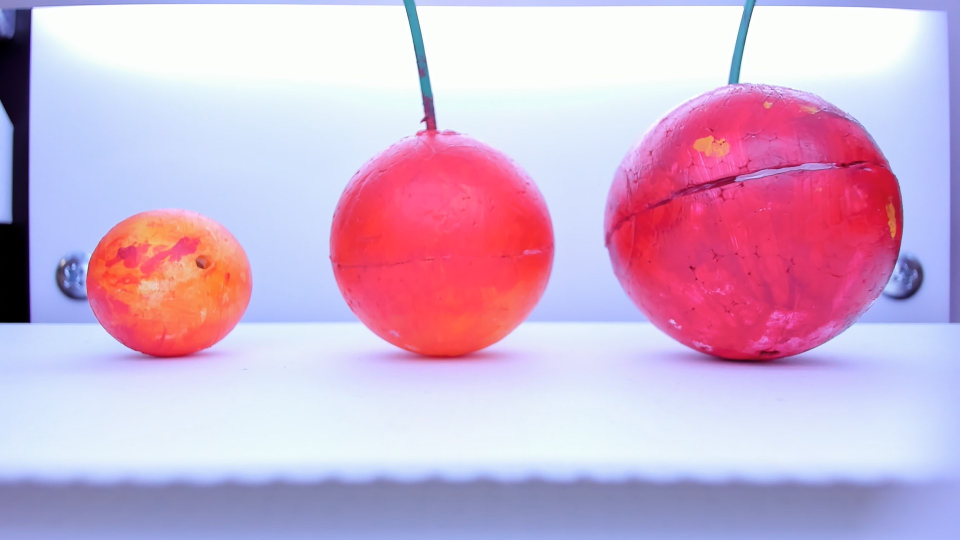
#> input picture hane_shu_toku.jpg, 1920 x 1080 px (shown at 1/2 size)
$ python size_indification_test2.py
#> lines starting #> are read from the running program, lines starting #| are printed output that depends on the picture; after the words box and inside, x2 and y2 are one past the last pixel; in counts of white or black regions, pixels touching at a corner belong together
### picture.py
import os
os.environ["OPENCV_VIDEOIO_MSMF_ENABLE_HW_TRANSFORMS"] = "0"
import cv2
import numpy as np
import copy
import math

class picture():

    # ---------------------------------------------------------------

    use_masked_img = False

    # box+文字の色
    result_color_toku = (0, 0, 255)
    result_color_shu = (0, 165, 255)
    result_color_hane = (0, 255, 255)
    char_color = (0,0,0)
    size_guide_color = (255,0,0)

    # 文字サイズ
    fontscale = 1

    # 画素ずれ余裕(さくらんぼ領域-hsv抽出領域)
    area_offset = 50

    # 画素ずれ余裕(さくらんぼ位置引き継ぎ時x座標)
    continuity_x_offset = 30

    # hsv抽出範
    # サンプル果実用
    cherry_hsv_min = [145, 0, 0]
    cherry_hsv_max = [30, 255, 255]
    tokushu_hsv_min = [152, 120, 0]
    tokushu_hsv_max = [170, 255, 200]
    shu_hsv_min = [160, 168, 170]
    shu_hsv_max = [178, 255, 255]
    hane_hsv_min = [177, 0, 0]
    hane_hsv_max = [17, 255, 255]
    flower_pattern_hsv_min = [90, 50, 150]
    flower_pattern_hsv_max = [100, 255, 210]

    # [5 lines of commented-out code are left out]

    flower_area_min = 50

    # ---------------------------------------------------------------

    # リスト参照用
    H = 0
    S = 1
    V = 2

    cherry_infos = []
    old_cherry_infos = []

    original = None

    # hsv値域
    hsv_min = 0
    h_max = 179
    sv_max = 255

    def __init__(self, num, width, height, area_min=50000):
#> further down, pic.original is the input picture: shape (1080, 1920, 3); mean B, G, R 208, 177.4, 207.9
        self.num = num
        self.width = width
        self.height = height
        self.area_min = area_min
        pass

    # カメラ初期化, 設定
    # [6 lines left out: function cam_set, not called in this run]

    # カメラファイナライズ
    def cam_release(self):
        self.capture.release()

    # 画像取得+さくらんぼ領域取得
    # [6 lines left out: function get_img, not called in this run]

    # さくらんぼ領域取得
    def get_cherry_area(self, area_min):

        self.cherry_mask, self.masked_cherry, self.stats_cherry = self.detection(self.cherry_hsv_min, self.cherry_hsv_max, area_min = area_min)
        self.pic = {"original":self.original,
                    "cherry mask":self.cherry_mask,
                    "toku mask":None,
                    "shu mask":None,
                    "hane mask":None,
                    "flower pattern mask":None,
                    "masked cherry":self.masked_cherry,
                    "masked toku":None,
                    "masked shu":None,
                    "masked hane":None,
                    "masked flower pattern":None}

        self.old_cherry_infos = self.cherry_infos
        self.cherry_infos = []

        # さくらんぼ情報取得 (果実位置情報)
        self.cherry_label_infos = self.label_info(self.stats_cherry)
        for cherry_label_info in self.cherry_label_infos:

            # データ格納
            cherry_info = { "left":cherry_label_info["left"],
                            "right":cherry_label_info["right"],
                            "top":cherry_label_info["top"],
                            "bottom":cherry_label_info["bottom"],
                            "center_x":int(cherry_label_info["center_x"]),
                            "center_y":int(cherry_label_info["center_y"]),
                            "width":cherry_label_info["right"]-cherry_label_info["left"],
                            "height":cherry_label_info["bottom"]-cherry_label_info["top"],
                            "toku_area":0,
                            "shu_area":0,
                            "hane_area":0,
                            "grade":"",
                            "Floral_base_x":None,
                            "Floral_base_y":None,
                            "diameter_edge1_x":None,
                            "diameter_edge1_y":None,
                            "diameter_edge2_x":None,
                            "diameter_edge2_y":None,
                            "diameter_pixel":None,
                            "size":"",
                            "centered":False}

            # 位置情報の引き継ぎ
            for old_cherry_info in self.old_cherry_infos:
                if old_cherry_info["left"]-self.continuity_x_offset<cherry_info["center_x"] and cherry_info["center_x"]<old_cherry_info["right"]+self.continuity_x_offset:
                    cherry_info["centered"] = old_cherry_info["centered"]
                    cherry_info["grade"] = old_cherry_info["grade"]
                    cherry_info["size"] = old_cherry_info["size"]

            self.cherry_infos.append(cherry_info)

    # 花柄領域取得
    def get_flower_pattern_area(self, area_min):
        self.flower_pattern_mask, self.masked_flower_pattern, self.stats_flower_pattern = self.detection(self.flower_pattern_hsv_min, self.flower_pattern_hsv_max, area_min = area_min)
        self.pic["flower pattern mask"] = self.flower_pattern_mask
        self.pic["masked flower pattern"] = self.masked_flower_pattern

    # 赤道径取得
    def get_diameter(self):
        self.get_flower_pattern_area(self.flower_area_min)

        for cherry_info in self.cherry_infos:

            # 花柄輪郭抽出
            contours, hierarchy = cv2.findContours(self.flower_pattern_mask, cv2.RETR_EXTERNAL, cv2.CHAIN_APPROX_SIMPLE)

            # 果実中心座標
            cherry_x = int(cherry_info["center_x"])
            cherry_y = int(cherry_info["center_y"])

            # 果実中心ー花柄根本 最短距離計算→根本座標取得
            floral_base_dist_min = None
            floral_base_x = None
            floral_base_y = None
            for contour in contours:
                for floral_outline_xy in contour:
                    x2 = floral_outline_xy[0][0]
                    y2 = floral_outline_xy[0][1]
                    d = math.sqrt((x2 - cherry_x) ** 2 + (y2 - cherry_y) ** 2)
                    if floral_base_dist_min is None or d < floral_base_dist_min:
                        floral_base_dist_min = d
                        floral_base_x = x2
                        floral_base_y = y2
            # print(floral_base_x, floral_base_y)

            # 花柄根本座標が遠すぎる場合は花柄無しとする
            if floral_base_dist_min is None or cherry_info["width"]*1.5 < floral_base_dist_min:
                continue
            cherry_info["Floral_base_x"] = floral_base_x
            cherry_info["Floral_base_y"] = floral_base_y

            # 赤道線(マスク用)1次関数計算
            if floral_base_x==cherry_x:     # ゼロ除算回避
                a=0
            else:
                a = (floral_base_y - cherry_y)/(floral_base_x - cherry_x)
                if a==0:
                    a=math.inf
                else:
                    a = -(1/a)

            if a==math.inf or a==np.inf:    # 赤道径が縦線の場合
                d=cherry_info["height"]
                cherry_info["diameter_edge1_x"] = int(cherry_info["center_x"])
                cherry_info["diameter_edge1_y"] = int(cherry_info["top"])
                cherry_info["diameter_edge2_x"] = int(cherry_info["center_x"])
                cherry_info["diameter_edge2_y"] = int(cherry_info["bottom"])

            else:   # その他(基本こっち)

                b = cherry_y - a*cherry_x
                pt1_x = int(cherry_info["left"] - cherry_info["width"]*0.1)
                pt1_y = int(a * pt1_x + b)
                pt2_x = int(cherry_info["right"] + cherry_info["width"]*0.1)
                pt2_y = int(a * pt2_x + b)

                # 赤道線マスク画像生成
                height, width, channels = self.original.shape[:3]
                mask=np.zeros((height,width),dtype=np.uint8)
                equator_mask = copy.copy(self.cherry_mask)
                cv2.line(mask, (pt1_x, pt1_y), (pt2_x, pt2_y), 255, 1, cv2.LINE_4)
                equator_mask[mask==0] = [0]

                # 赤道径(pixel)取得
                contours, hierarchy = cv2.findContours(equator_mask, cv2.RETR_TREE, cv2.CHAIN_APPROX_SIMPLE)
                area_max_num = 0
                for i in range(len(contours)):
                    if cv2.contourArea(contours[area_max_num]) < cv2.contourArea(contours[i]):
                        area_max_num = i
                rect = cv2.minAreaRect(contours[i])
                box = cv2.boxPoints(rect)
                pt1_x=box[0][0]
                pt1_y=box[0][1]
                pt2_x=box[1][0]
                pt2_y=box[1][1]
                pt3_x=box[2][0]
                pt3_y=box[2][1]
                d12 = math.sqrt((pt2_x - pt1_x) ** 2 + (pt2_y - pt1_y) ** 2)
                d13 = math.sqrt((pt3_x - pt1_x) ** 2 + (pt3_y - pt1_y) ** 2)

                if d13 < d12:
                    d=d12
                    cherry_info["diameter_edge2_x"] = int(pt2_x)
                    cherry_info["diameter_edge2_y"] = int(pt2_y)
                else:
                    d=d13
                    cherry_info["diameter_edge2_x"] = int(pt3_x)
                    cherry_info["diameter_edge2_y"] = int(pt3_y)

                cherry_info["diameter_edge1_x"] = int(pt1_x)
                cherry_info["diameter_edge1_y"] = int(pt1_y)

            cherry_info["diameter_pixel"] = d

    # 等級色の取得
    # [35 lines left out: function get_grade_color_area, not called in this run]

    # 結果の描画
    def draw_result(self, box=True, text=True, size_guide=True):
        # 表示用画像
        self.output_img = copy.copy(self.original)

        # ボックス+識別結果描画
        for c_info in self.cherry_infos:

            color = (0,0,0)
            if c_info["grade"]=="tokushu":
                color = self.result_color_toku
            if c_info["grade"]=="shu":
                color = self.result_color_shu
            if c_info["grade"]=="hanedashi":
                color = self.result_color_hane

            if text==True:
                cv2.putText(self.output_img,
                            text="{}".format(c_info["size"]),
                            # text="{} {}".format(c_info["grade"], c_info["size"]),
                            org=(c_info["left"], c_info["top"]-10),
                            fontFace=cv2.FONT_HERSHEY_SIMPLEX,
                            fontScale=self.fontscale,
                            color=self.char_color,
                            thickness=4,
                            lineType=cv2.LINE_4)
            if box==True:
                LeftTop = (c_info["left"], c_info["top"])
                RightButtom = (c_info["right"], c_info["bottom"])
                cv2.rectangle(self.output_img, LeftTop, RightButtom, color, thickness=5)

            if size_guide==True and c_info["diameter_pixel"] is not None:
                cv2.circle(self.output_img,center=(c_info["center_x"],c_info["center_y"]),radius=10,color=self.size_guide_color,thickness=-1)
                cv2.circle(self.output_img,center=(c_info["Floral_base_x"],c_info["Floral_base_y"]),radius=10,color=self.size_guide_color,thickness=3)
                cv2.line(self.output_img, (c_info["center_x"], c_info["center_y"]), (c_info["Floral_base_x"],c_info["Floral_base_y"]), self.size_guide_color, 3, cv2.LINE_4)
                cv2.line(self.output_img, (c_info["diameter_edge1_x"], c_info["diameter_edge1_y"]), (c_info["diameter_edge2_x"], c_info["diameter_edge2_y"]), self.size_guide_color, 3, cv2.LINE_4)

        return self.output_img

    # 色領域取得
    def detection(self, range_min, range_max, area_min=None):
        mask, masked_img = self.mask(self.original, range_min, range_max)
        retval, labels, stats, centroids = cv2.connectedComponentsWithStats(mask)
        del_list = [0]
        if area_min != None:
            for i, row in enumerate(stats):
                if row[cv2.CC_STAT_AREA] < area_min:
                    del_list.append(i)
                    mask[labels==i] = 0
        stats = np.delete(stats, del_list, 0)
        if self.use_masked_img == True:
            masked_img[mask==0] = [0,0,0]
        else:
            masked_img = None
        return mask, masked_img, stats

    # hsv指定範囲でマスク処理
    def mask(self, img, range_min, range_max):
        hsv = cv2.cvtColor(img, cv2.COLOR_BGR2HSV)
#> hsv: shape (1080, 1920, 3); mean H, S, V 112.9, 75.2, 236.5
        hsv_range_min_1, hsv_range_max_1, hsv_range_min_2, hsv_range_max_2 = self.consider_distant_range(range_min, range_max)
        mask1 = cv2.inRange(hsv, hsv_range_min_1, hsv_range_max_1)
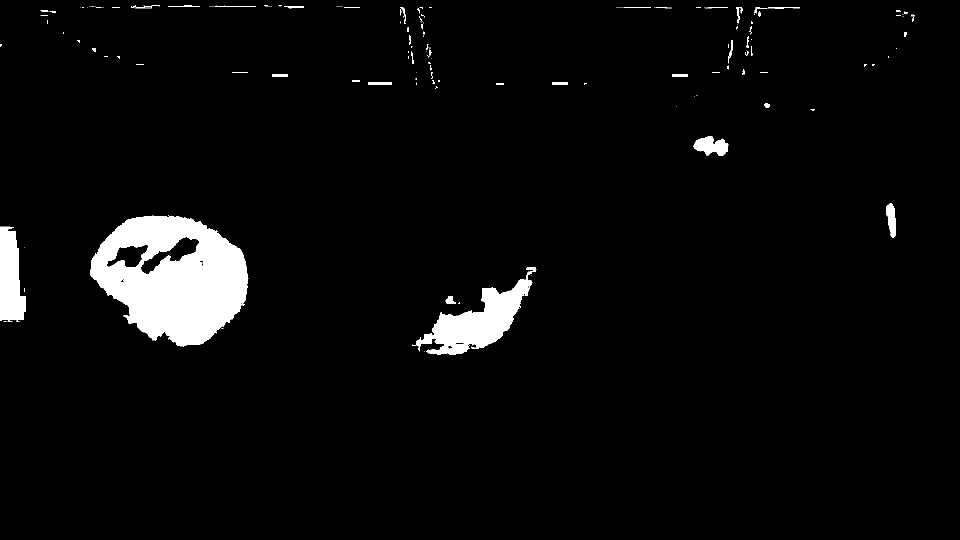
#> mask1: shape (1080, 1920) (shown at 1/2 size); 4% white; 180 white regions (120 under 20 px), largest, box (x1, y1, x2, y2) and area: (180, 431, 497, 693) 53928, (832, 534, 1072, 710) 15028, (0, 453, 52, 642) 7414
        mask2 = cv2.inRange(hsv, hsv_range_min_2, hsv_range_max_2)
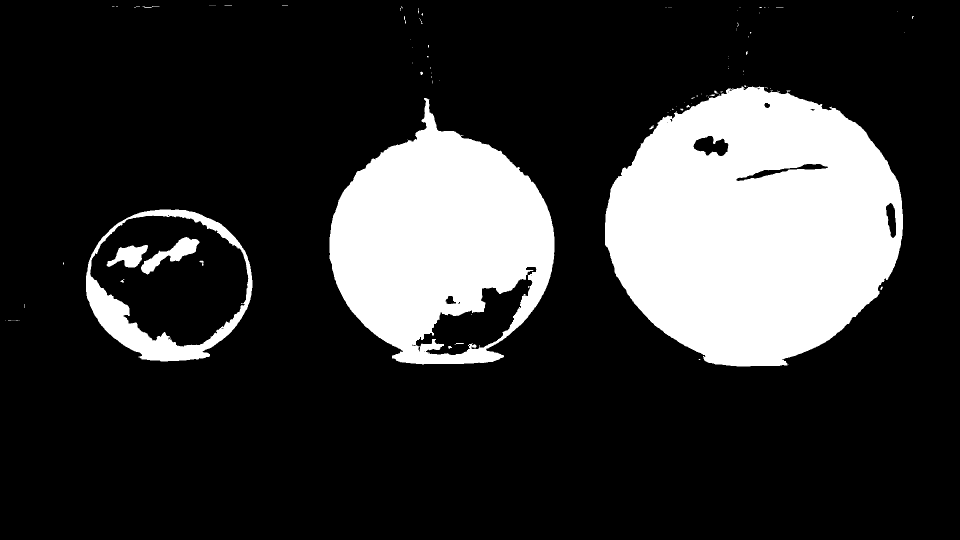
#> mask2: shape (1080, 1920) (shown at 1/2 size); 20.2% white; 120 white regions (103 under 20 px), largest, box (x1, y1, x2, y2) and area: (1210, 173, 1806, 733) 247236, (659, 196, 1109, 729) 146337, (172, 419, 505, 723) 19972
        mask = mask1 + mask2
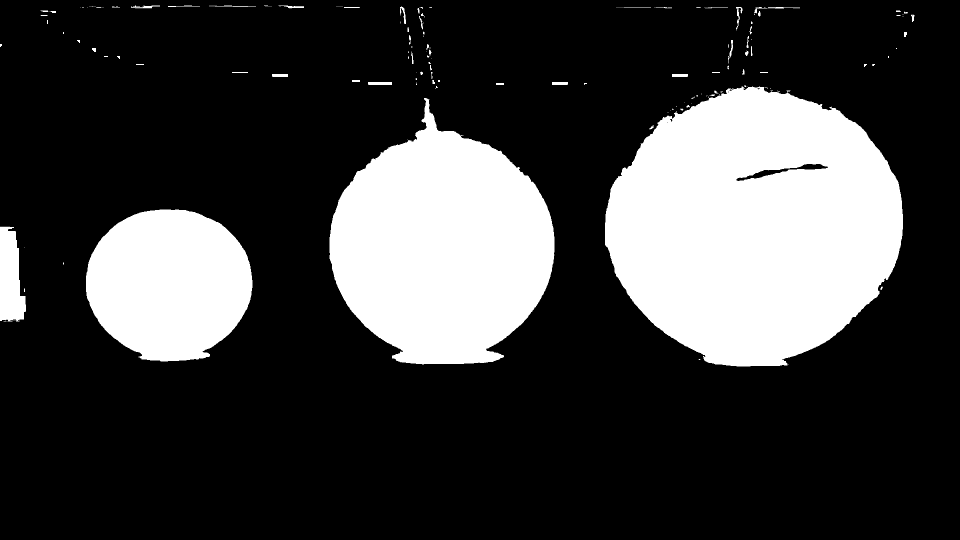
#> mask: shape (1080, 1920) (shown at 1/2 size); 24.2% white; 187 white regions (123 under 20 px), largest, box (x1, y1, x2, y2) and area: (1210, 173, 1806, 733) 250055, (659, 196, 1109, 729) 161699, (172, 419, 505, 723) 78996
        if self.use_masked_img == True:
            masked_img = cv2.bitwise_and(img, img, mask=mask)
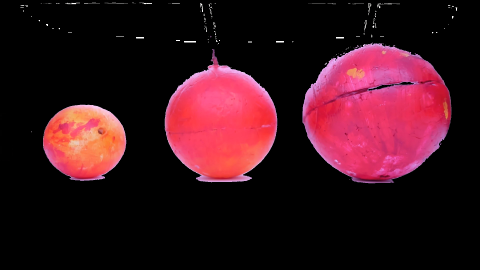
#> masked_img: shape (1080, 1920, 3) (shown at 1/4 size); mean B, G, R 27.3, 18.9, 55.4
        else:
            masked_img = None
        return mask, masked_img

    # hsv抽出範囲取得 (バンドカット対応)
    def consider_distant_range(self, range_min, range_max):

        h_min_1, h_max_1, h_min_2, h_max_2 = self.single_range(self.hsv_min, self.h_max, range_min[self.H], range_max[self.H])
        s_min_1, s_max_1, s_min_2, s_max_2 = self.single_range(self.hsv_min, self.sv_max, range_min[self.S], range_max[self.S])
        v_min_1, v_max_1, v_min_2, v_max_2 = self.single_range(self.hsv_min, self.sv_max, range_min[self.V], range_max[self.V])
        hsv_range_1_min = np.array([h_min_1, s_min_1, v_min_1])
        hsv_range_1_max = np.array([h_max_1, s_max_1, v_max_1])
        hsv_range_2_min = np.array([h_min_2, s_min_2, v_min_2])
        hsv_range_2_max = np.array([h_max_2, s_max_2, v_max_2])
        return hsv_range_1_min, hsv_range_1_max, hsv_range_2_min, hsv_range_2_max

    # h,s,v 単体抽出範囲取得 (バンドカット対応)
    def single_range(self, range_min, range_max, min, max):

        if min <= max:
            min_1 = min
            max_1 = max
            min_2 = min
            max_2 = max

        elif max < min:
            min_1 = range_min
            max_1 = max
            min_2 = min
            max_2 = range_max

        return min_1, max_1, min_2, max_2

    # ラベリング結果をリストで返す
    def label_info(self, stats):
        info = []
        for i, row in enumerate(stats):
            left = row[cv2.CC_STAT_LEFT]
            width = row[cv2.CC_STAT_WIDTH]
            top = row[cv2.CC_STAT_TOP]
            height = row[cv2.CC_STAT_HEIGHT]
            area = row[cv2.CC_STAT_AREA]
            right = left + width
            bottom = top+height
            center_x = left + width/2
            center_y = top + height/2
            info.append({"left":left, "right":right, "top":top, "bottom":bottom, "center_x":center_x, "center_y":center_y, "area":area})
        return info

# [38 lines that do not run on import are left out]

### size_indification_test2.py
import cv2
import picture
import copy
import numpy as np
import math

draw_color = (255,0,0)

pic = picture.picture(0, 1920, 1080)
pic.use_masked_img = True
pic.original = cv2.imread("hane_shu_toku.jpg")
pic.frame = pic.original
pic.get_cherry_area(pic.area_min)
#> in detection, `retval, labels, stats, centroids = cv2.connectedComponentsWithStats(ma..`:
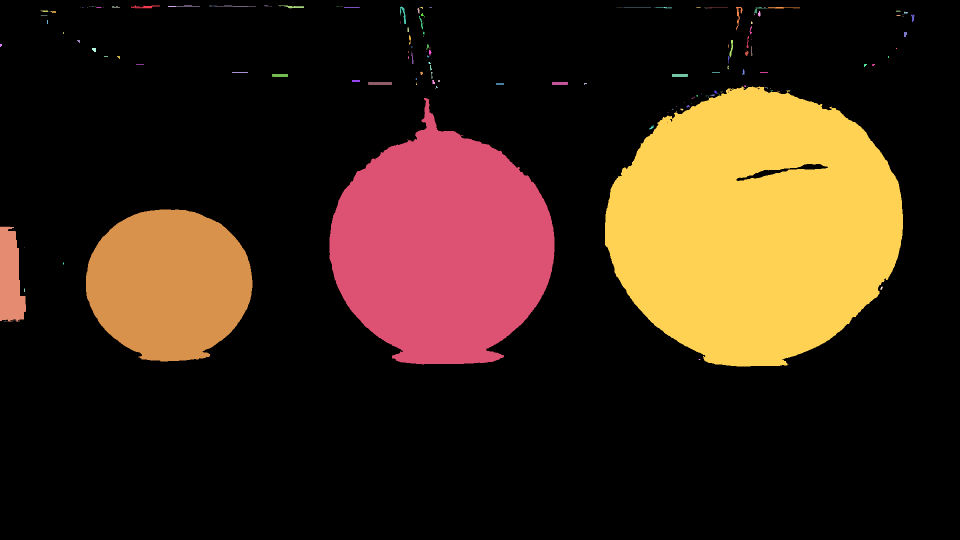
#> labels: shape (1080, 1920) int32 (shown at 1/2 size); 188 distinct labels, from 0 to 187; one colour per label, 0 black
#> in detection, `retval, labels, stats, centroids = cv2.connectedComponentsWithStats(ma..`: retval = 188; stats = 188 rows, first 6: [0, 0, 1920, 1080, 1571028], [262, 11, 58, 6, 180], [336, 11, 64, 3, 96], [418, 11, 1, 2, 2], [420, 11, 1, 2, 2], [422, 11, 1, 2, 2]; centroids = 188 pairs, first value 1.3 to 1825.3, second value 11 to 718.5
#> the loop in detection, `for i, row in enumerate(stats):` made 188 passes
#> (the rest of the program and of its run is left out)
